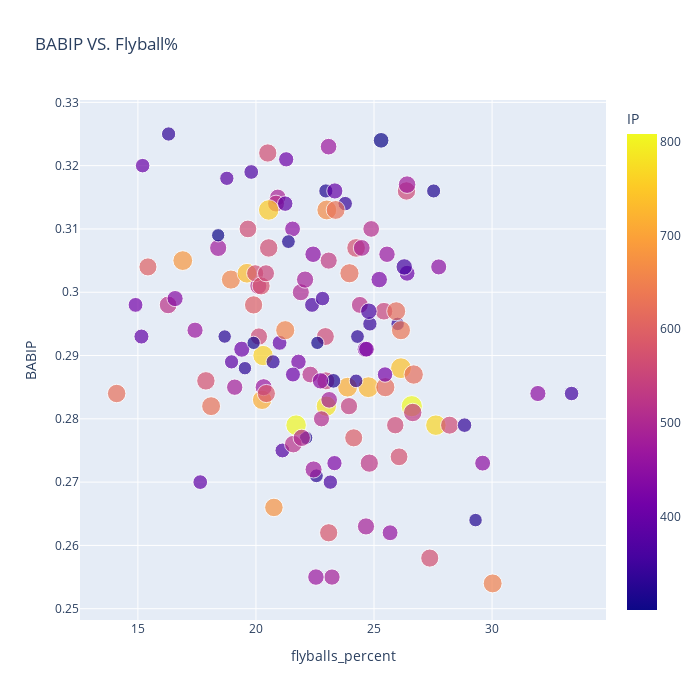

Source (notebook cell):
### Code cell
fig = px.scatter(fg_sav, x="flyballs_percent", y="BABIP",
                 size = 'pitch_count',color ="IP",
                 hover_name="Name", log_x=False, size_max=15, width=700, height=700,
                 title = "BABIP VS. Flyball%")
fig.show()

### Figure 1 — Plotly figure (JSON) as saved in the notebook; plotly's stock layout.template omitted (floating-point values rounded to 4 significant figures; data arrays with more than 128 entries replaced by an {"elided": "..."} marker saying what was removed)
{"data": [{"hovertemplate": "<b>%{hovertext}</b><br><br>flyballs_percent=%{x}<br>BABIP=%{y}<br>pitch_count=%{marker.size}<br>IP=%{marker.color}<extra></extra>", "hovertext": {"elided": "132 str values"}, "legendgroup": "", "marker": {"color": {"elided": "132 float values"}, "coloraxis": "coloraxis", "size": {"elided": "132 int values"}, "sizemode": "area", "sizeref": 58.24, "symbol": "circle"}, "mode": "markers", "name": "", "orientation": "v", "showlegend": false, "type": "scatter", "x": {"elided": "132 float values"}, "xaxis": "x", "y": {"elided": "132 float values"}, "yaxis": "y"}], "layout": {"coloraxis": {"colorbar": {"title": {"text": "IP"}}, "colorscale": [[0, "#0d0887"], [0.1111, "#46039f"], [0.2222, "#7201a8"], [0.3333, "#9c179e"], [0.4444, "#bd3786"], [0.5556, "#d8576b"], [0.6667, "#ed7953"], [0.7778, "#fb9f3a"], [0.8889, "#fdca26"], [1, "#f0f921"]]}, "height": 700, "legend": {"itemsizing": "constant", "tracegroupgap": 0}, "title": {"text": "BABIP VS. Flyball%"}, "width": 700, "xaxis": {"anchor": "y", "domain": [0, 1], "title": {"text": "flyballs_percent"}}, "yaxis": {"anchor": "x", "domain": [0, 1], "title": {"text": "BABIP"}}}}
